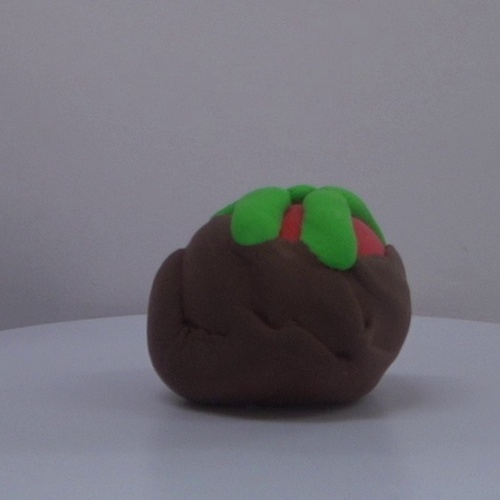
#> input picture data_testimage/0_3_0_C0185_001.jpg, 500 x 500 px; its folder holds only this picture in this run
$ python -i mask_process.py   (imports and definitions only)
#> lines starting #> are read from the running program, lines starting #| are printed output that depends on the picture; after the words box and inside, x2 and y2 are one past the last pixel; in counts of white or black regions, pixels touching at a corner belong together
### tool/read_directory_files.py
import os.path


# [20 lines left out: functions list_dirs_in_directory, list_files_in_directory, check_and_create_directory, not called in this run]


def get_basename(file_path):
    return os.path.basename(file_path)

### tool/mask_process.py
import cv2
from sklearn.cluster import KMeans
from tool.read_directory_files import get_basename
from util.constants import *

def get_max_mask(image_path, lower, upper):
    image = cv2.imread(image_path)
    hsv_image = cv2.cvtColor(image, cv2.COLOR_BGR2HSV)
    color_mask = cv2.inRange(hsv_image, lower, upper)
    # 尋找連通區域
    num_labels, labels, stats, centroids = cv2.connectedComponentsWithStats(color_mask)
    largest_label = np.argmax(stats[1:, cv2.CC_STAT_AREA]) + 1  # 跳過背景
    # 創建一個只包含最大連通區域的遮罩
    largest_component_mask = np.zeros_like(color_mask)
    largest_component_mask[labels == largest_label] = 255
    # ---
    return largest_component_mask


def get_max_mask_area(image_path, lower, upper):
    largest_component_mask = get_max_mask(image_path, lower, upper)

    # 忽略黑色背景，只計算白色像素點
    # todo 輸出圖檔後的 countNonZero(cv2.readimg(mask.jpg)) 與 直接計算的 countNonZero(largest_component_mask) 值不相同
    # countNonZero(cv2.readimg(mask.jpg)) 較大 countNonZero(largest_component_mask) 較小
    # cv2.imwrite(f"output/testOuO/tomato_mask/mask_{get_basename(image_path)}", largest_component_mask)
    # temp_img = cv2.imread(f"output/testOuO/tomato_mask/mask_{get_basename(image_path)}", cv2.IMREAD_GRAYSCALE)
    # ---
    cv2.imwrite("output/temp/temp_img.jpg", largest_component_mask)
    temp_img = cv2.imread("output/temp/temp_img.jpg", cv2.IMREAD_GRAYSCALE)
    white_area = cv2.countNonZero(temp_img)
    # ---
    return white_area


# [36 lines left out: function get_color_mask_area, not called in this run]


def get_color_mask_area_and_mask_image(image_path):
#> called with image_path = '../data_testimage/0_3_0_C0185_001.jpg'
    image = cv2.imread(image_path)
#> image is the input picture: shape (500, 500, 3); mean B, G, R 121.4, 113.7, 114.8
    hsv_image = cv2.cvtColor(image, cv2.COLOR_BGR2HSV)
#> hsv_image: shape (500, 500, 3); mean H, S, V 119.8, 34, 125.4
    # --- get G
    green_mask = cv2.inRange(hsv_image, lower_green, upper_green)
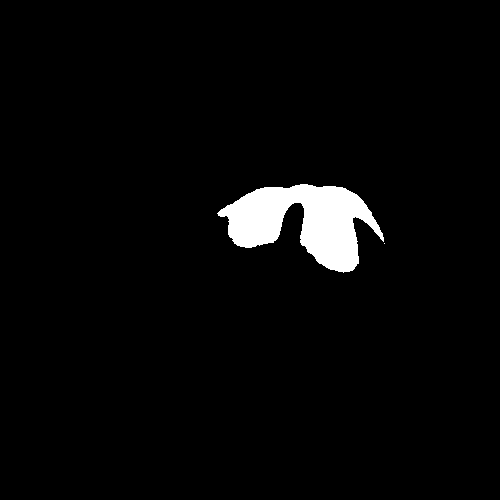
#> green_mask: shape (500, 500); 3.2% white; 2 white regions (1 under 20 px), largest, box (x1, y1, x2, y2) and area: (217, 184, 384, 273) 7883
    cv2.imwrite(f"output/testOuO/green_mask/{get_basename(image_path)}", green_mask)
    tempG_img = cv2.imread(f"output/testOuO/green_mask/{get_basename(image_path)}", cv2.IMREAD_GRAYSCALE)
#> tempG_img: shape (500, 500); min 0, max 255, mean 8
    # --- get R
    green_and_red_mask = cv2.inRange(hsv_image, lower_GR, upper_GR)
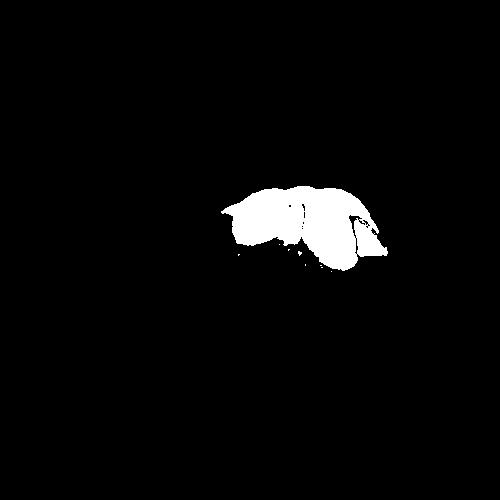
#> green_and_red_mask: shape (500, 500); 3.4% white; 9 white regions (8 under 20 px), largest, box (x1, y1, x2, y2) and area: (221, 186, 388, 271) 8420
    cv2.imwrite(f"output/testOuO/GR_mask/{get_basename(image_path)}", green_and_red_mask)
    tempGR_img = cv2.imread(f"output/testOuO/GR_mask/{get_basename(image_path)}", cv2.IMREAD_GRAYSCALE)
#> tempGR_img: shape (500, 500); min 0, max 255, mean 8.6
    R_image = cv2.bitwise_and(tempGR_img, cv2.bitwise_not(tempG_img))
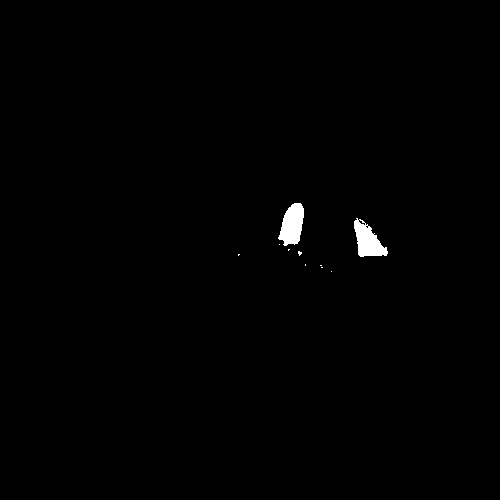
#> R_image: shape (500, 500); min 0, max 255, mean 1.6
    cv2.imwrite(f"output/testOuO/red_mask/{get_basename(image_path)}", R_image)
    tempR_img = cv2.imread(f"output/testOuO/red_mask/{get_basename(image_path)}", cv2.IMREAD_GRAYSCALE)
#> tempR_img: shape (500, 500); min 0, max 255, mean 1.6
    # --- get tomato
    tomato_mask = get_max_mask(image_path, lower_background, upper_background)
#> in get_max_mask, `color_mask = cv2.inRange(hsv_image, lower, upper)`:
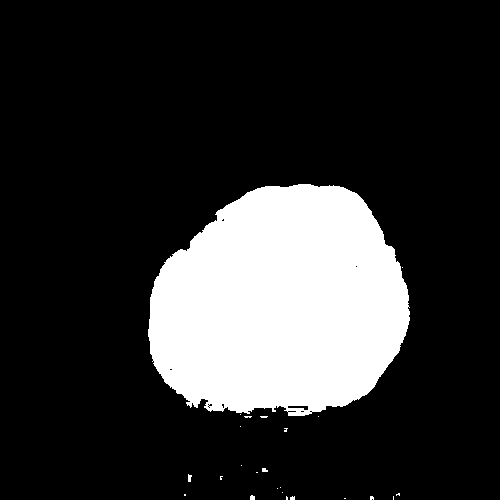
#> color_mask: shape (500, 500); 19% white; 24 white regions (20 under 20 px), largest, box (x1, y1, x2, y2) and area: (148, 184, 410, 416) 47431, (188, 474, 192, 482) 24, (250, 495, 255, 500) 22, (262, 468, 268, 472) 20
#> in get_max_mask, `num_labels, labels, stats, centroids = cv2.connectedComponentsWithStat..`:
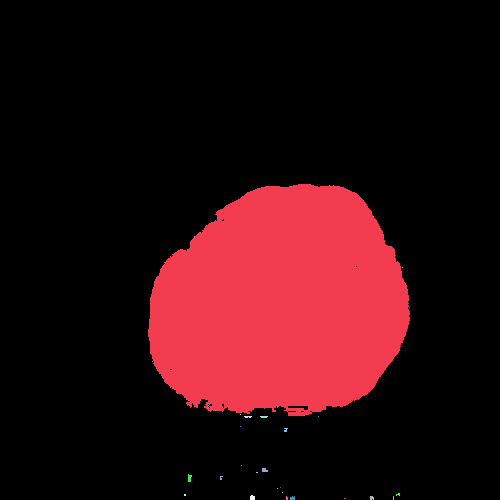
#> labels: shape (500, 500) int32; 25 distinct labels, from 0 to 24; one colour per label, 0 black
#> in get_max_mask, `num_labels, labels, stats, centroids = cv2.connectedComponentsWithStat..`: num_labels = 25; stats = 25 rows, first 6: [0, 0, 500, 500, 202391], [148, 184, 262, 232, 47431], [402, 267, 1, 1, 1], [240, 414, 1, 1, 1], [244, 416, 8, 2, 13], [260, 416, 8, 2, 14]; centroids = 25 pairs, first value 184.5 to 402, second value 236.6 to 498
#> in get_max_mask, `largest_label = np.argmax(stats[1:, cv2.CC_STAT_AREA]) + 1`: largest_label = 1
    cv2.imwrite(f"output/testOuO/tomato_mask/{get_basename(image_path)}", tomato_mask)
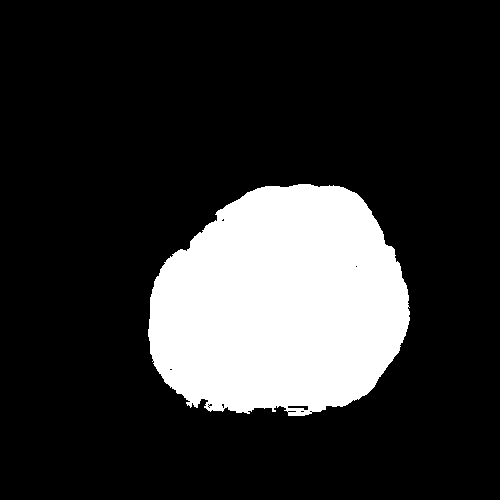
#> saved as 0_3_0_C0185_001.jpg: shape (500, 500); 19% white; 1 white region, box (x1, y1, x2, y2) and area: (148, 184, 410, 416) 47431
    tomato_image = cv2.imread(f"output/testOuO/tomato_mask/{get_basename(image_path)}", cv2.IMREAD_GRAYSCALE)
#> tomato_image: shape (500, 500); min 0, max 255, mean 48.4
    # --- get B
    B_image = cv2.bitwise_and(tomato_image, cv2.bitwise_not(tempGR_img))
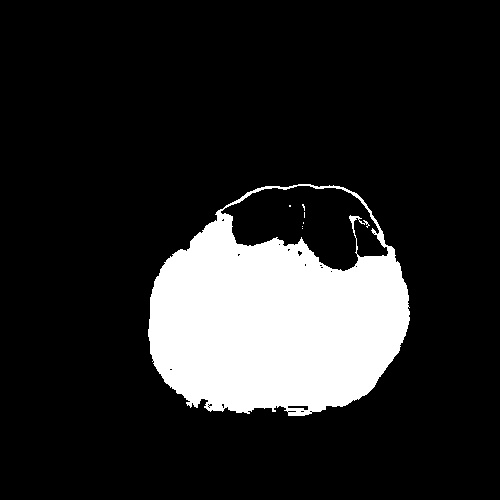
#> B_image: shape (500, 500); min 0, max 255, mean 39.8
    cv2.imwrite(f"output/testOuO/brown_mask/{get_basename(image_path)}", B_image)
    # tempB_img = cv2.imread(f"output/testOuO/brown_mask/{get_basename(image_path)}", cv2.IMREAD_GRAYSCALE)
    # ---
    total_mask_area = get_max_mask_area(image_path, lower_background, upper_background)
#> in get_max_mask_area, `white_area = cv2.countNonZero(temp_img)`: white_area = 48721
#> total_mask_area = 48721
    green_area = cv2.countNonZero(tempG_img)
#> green_area = 8642
    red_area = cv2.countNonZero(tempR_img)
#> red_area = 3128
    brown_area = total_mask_area - green_area - red_area
#> brown_area = 36951
    return [total_mask_area, red_area, green_area, brown_area]


# [11 lines of commented-out code are left out]
# [42 lines left out: function kMeans_clay_pixel, not called in this run]


# --- 測試kMeans分群對色塊分析效果
# kMeans_clay_pixel(image_path="../data_testimage/data_testimage_TPH_Ruifang/0_3_0_C0185_001.jpg", mask_path="../output/testOuO/tomato_mask/0_3_0_C0185_001.jpg")

>>> result = get_color_mask_area_and_mask_image('../data_testimage/0_3_0_C0185_001.jpg')
#> result = [48721, 3128, 8642, 36951]

$ run again, on data_testimage/0_3_0_C0189_001.jpg
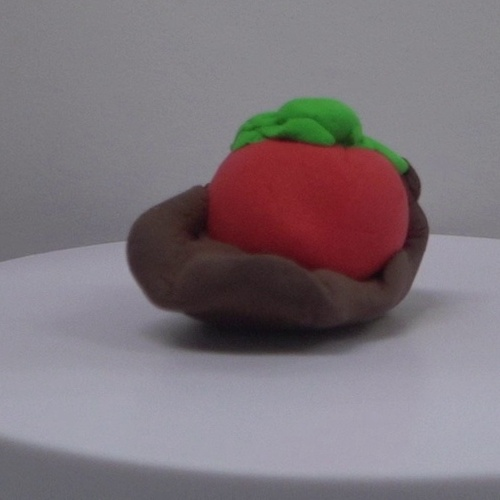
#> input picture data_testimage/0_3_0_C0189_001.jpg, 500 x 500 px
#> in get_color_mask_area_and_mask_image, image is the input picture: shape (500, 500, 3); mean B, G, R 123.2, 116.9, 126.6
#> hsv_image: shape (500, 500, 3); mean H, S, V 127.8, 39.1, 133.2
#> green_mask: shape (500, 500); 2.1% white; 1 white region, box (x1, y1, x2, y2) and area: (231, 97, 410, 175) 5229
#> green_and_red_mask: shape (500, 500); 11.6% white; 15 white regions (14 under 20 px), largest, box (x1, y1, x2, y2) and area: (174, 99, 422, 286) 28949
#> color_mask: shape (500, 500); 20.5% white; 17 white regions (14 under 20 px), largest, box (x1, y1, x2, y2) and area: (128, 97, 428, 347) 51163, (196, 340, 210, 349) 85, (281, 340, 298, 347) 62
#> in get_max_mask, `num_labels, labels, stats, centroids = cv2.connectedComponentsWithStat..`:
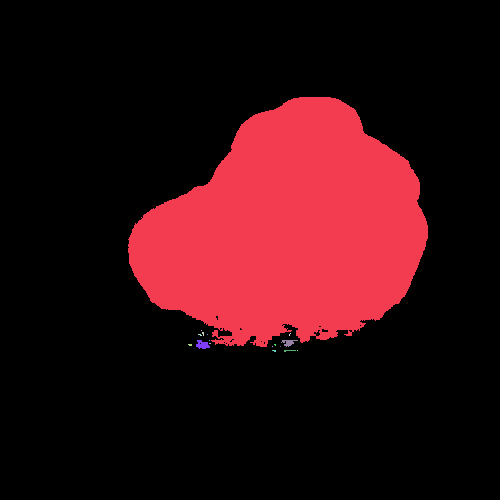
#> labels: shape (500, 500) int32; 18 distinct labels, from 0 to 17; one colour per label, 0 black
#> num_labels = 18; stats = 18 rows, first 6: [0, 0, 500, 500, 198638], [128, 97, 300, 250, 51163], [201, 330, 1, 1, 1], [202, 332, 2, 4, 6], [289, 333, 2, 3, 3], [198, 334, 4, 2, 5]; centroids = 18 rows, first 8: [239.6, 254.5], [287.9, 229.8], [201, 330], [202.7, 333.2], [289.3, 334], [199.6, 334.4], [207, 334], [202, 344.4]
#> largest_label = 1
#> in get_color_mask_area_and_mask_image, `B_image = cv2.bitwise_and(tomato_image, cv2.bitwise_not(tempGR_img))`:
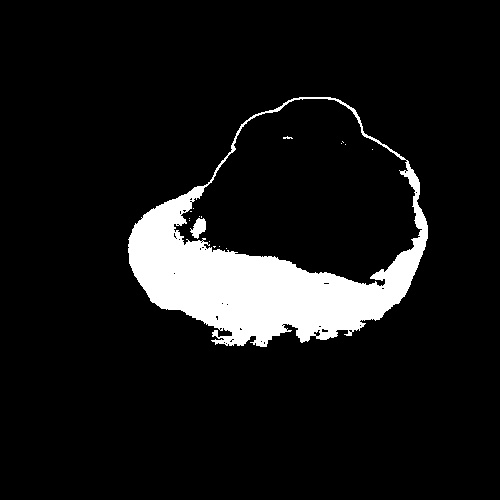
#> B_image: shape (500, 500); min 0, max 255, mean 22.6
#> white_area = 52730
#> green_area = 5903
#> red_area = 26670
#> brown_area = 20157
#> result = [52730, 26670, 5903, 20157]

$ run again, on data_testimage/0_3_0_C0192_001.jpg
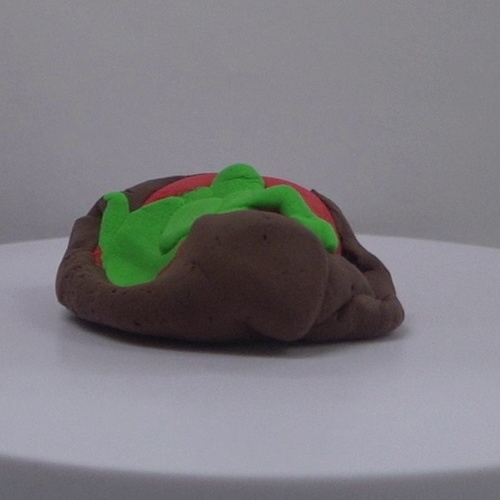
#> input picture data_testimage/0_3_0_C0192_001.jpg, 500 x 500 px
#> in get_color_mask_area_and_mask_image, image is the input picture: shape (500, 500, 3); mean B, G, R 128, 124.1, 125.1
#> hsv_image: shape (500, 500, 3); mean H, S, V 117.4, 30.8, 133.8
#> green_mask: shape (500, 500); 4.9% white; 1 white region, box (x1, y1, x2, y2) and area: (97, 163, 340, 289) 12135
#> green_and_red_mask: shape (500, 500); 5.4% white; 57 white regions (56 under 20 px), largest, box (x1, y1, x2, y2) and area: (89, 164, 347, 287) 13411
#> color_mask: shape (500, 500); 19.2% white; 10 white regions (9 under 20 px), largest, box (x1, y1, x2, y2) and area: (57, 163, 404, 355) 48087
#> in get_max_mask, `num_labels, labels, stats, centroids = cv2.connectedComponentsWithStat..`:
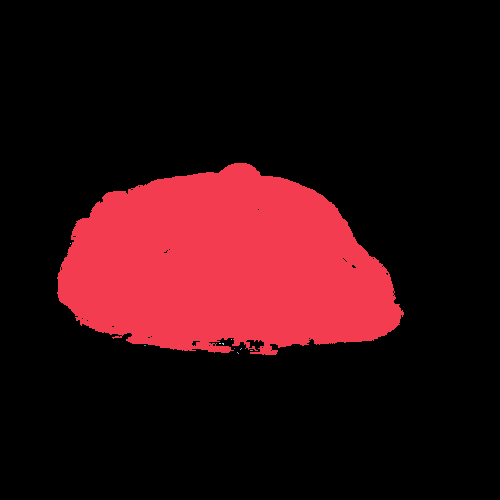
#> labels: shape (500, 500) int32; 11 distinct labels, from 0 to 10; one colour per label, 0 black
#> num_labels = 11; stats = [[0, 0, 500, 500, 201896], [57, 163, 347, 192, 48087], [70, 243, 1, 1, 1], [231, 339, 1, 1, 1], [219, 343, 2, 1, 2], [222, 343, 2, 2, 3], [144, 345, 2, 1, 2], [234, 348, 1, 1, 1], [240, 348, 2, 2, 2], [250, 350, 3, 1, 3], [237, 352, 2, 2, 2]]; centroids = [[255.5, 245.6], [224.4, 266], [70, 243], [231, 339], [219.5, 343], [222.7, 343.3], [144.5, 345], [234, 348], [240.5, 348.5], [251, 350], [237.5, 352.5]]
#> largest_label = 1
#> in get_color_mask_area_and_mask_image, `B_image = cv2.bitwise_and(tomato_image, cv2.bitwise_not(tempGR_img))`:
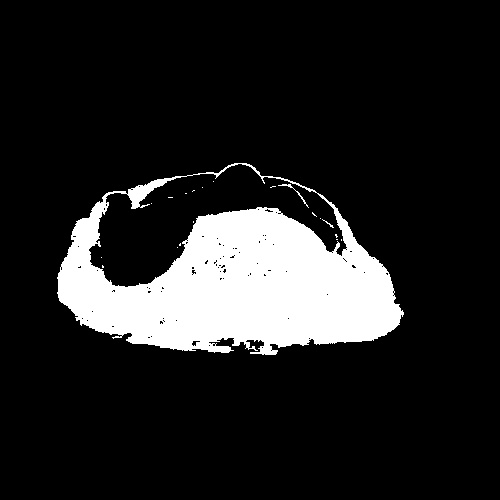
#> B_image: shape (500, 500); min 0, max 255, mean 35.2
#> white_area = 49718
#> green_area = 13258
#> red_area = 6099
#> brown_area = 30361
#> result = [49718, 6099, 13258, 30361]

$ run again, on data_testimage/0_3_1_C0184_001.jpg
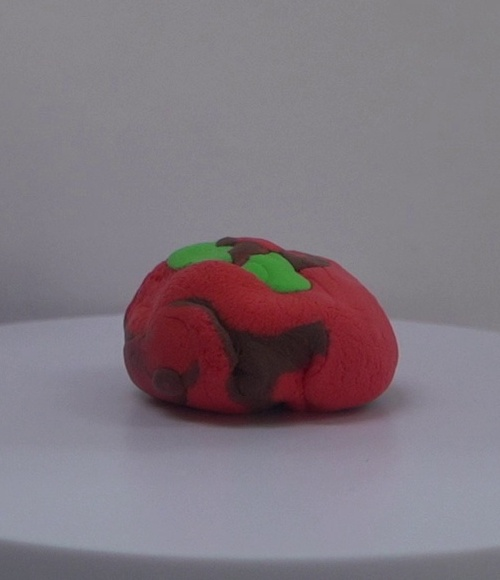
#> input picture data_testimage/0_3_1_C0184_001.jpg, 500 x 580 px
#> in get_color_mask_area_and_mask_image, image is the input picture: shape (580, 500, 3); mean B, G, R 127.1, 118.9, 128.6
#> hsv_image: shape (580, 500, 3); mean H, S, V 133.2, 36.7, 135.1
#> green_mask: shape (580, 500); 0.98% white; 2 white regions, box (x1, y1, x2, y2) and area: (243, 251, 311, 293) 1716, (168, 242, 234, 269) 1133
#> green_and_red_mask: shape (580, 500); 12% white; 43 white regions (41 under 20 px), largest, box (x1, y1, x2, y2) and area: (125, 238, 398, 424) 34757, (268, 348, 276, 352) 25
#> color_mask: shape (580, 500); 14.8% white; 3 white regions (2 under 20 px), largest, box (x1, y1, x2, y2) and area: (124, 236, 400, 429) 43009
#> labels: shape (580, 500) int32; 4 distinct labels, from 0 to 3
#> num_labels = 4; stats = [[0, 0, 500, 580, 246989], [124, 236, 276, 193, 43009], [385, 399, 1, 1, 1], [340, 427, 1, 1, 1]]; centroids = [[247.9, 281], [258.4, 338.2], [385, 399], [340, 427]]
#> largest_label = 1
#> in get_color_mask_area_and_mask_image, `B_image = cv2.bitwise_and(tomato_image, cv2.bitwise_not(tempGR_img))`:
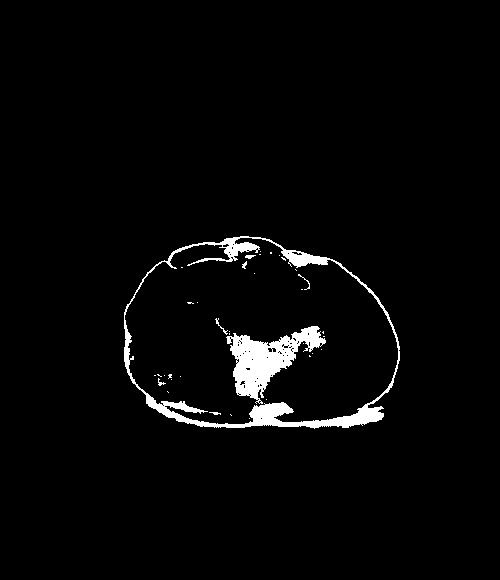
#> B_image: shape (580, 500); min 0, max 255, mean 7.1
#> white_area = 44382
#> green_area = 3375
#> red_area = 36285
#> brown_area = 4722
#> result = [44382, 36285, 3375, 4722]
